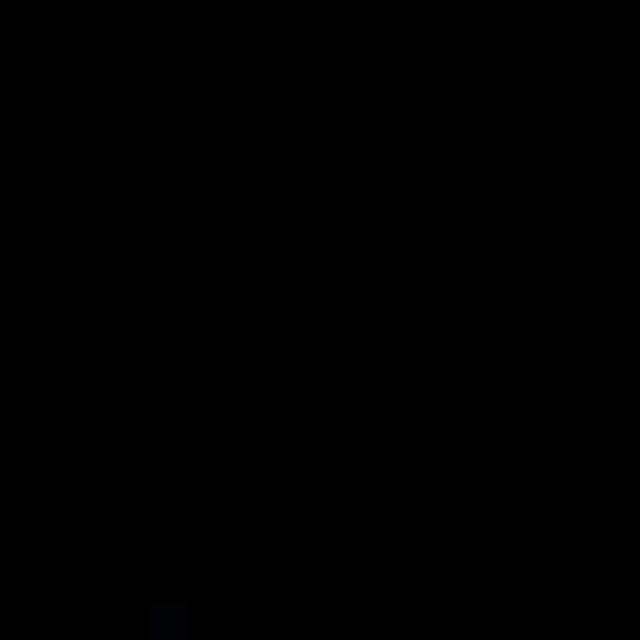
Frame 1 (no input)
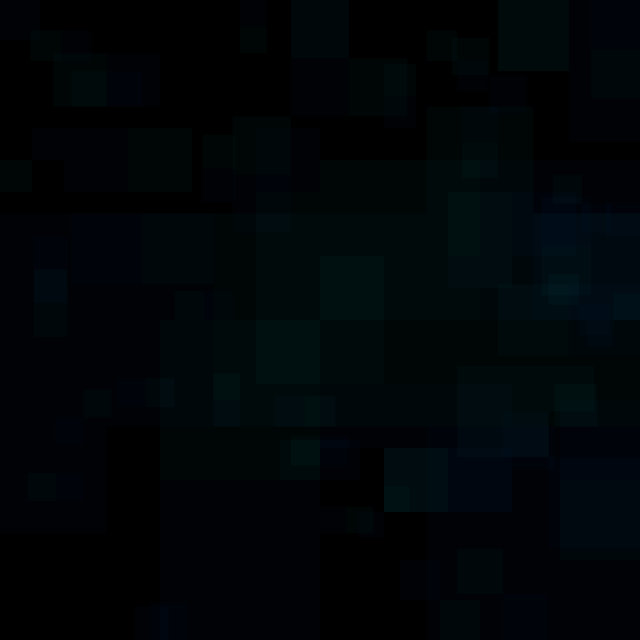
Frame 60 (the mouse pressed at the canvas centre just before this capture)
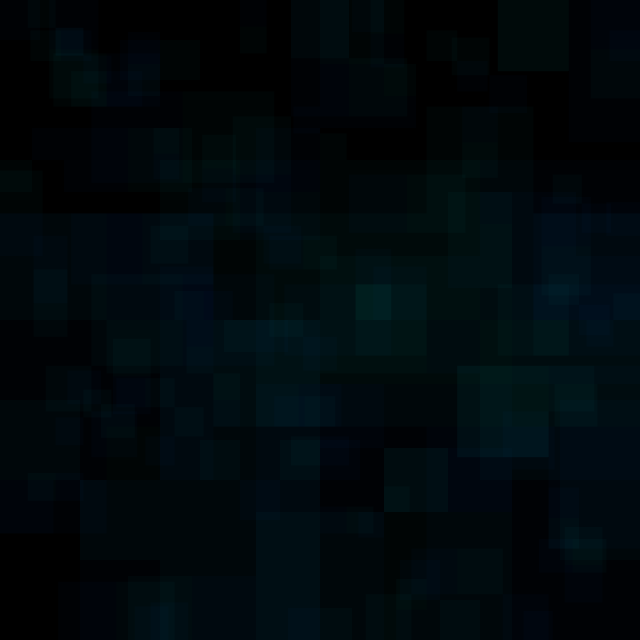
Frame 120 (the mouse held since frame 60 and released just before this capture)

The Processing sketch that drew these frames (run headless with seeded random() and noise(); from frame 60 on, the mouse is pressed at the canvas centre):

// Processing sketch: NeighboringRectanagles
// ── NeighboringRectanagles.pde
void setup() {
  size(640, 640);
  background(0);
}

void draw() {
  float size = round(random(2, 25));

  for (int i = 0; i < size; i++) {
    for (int j = 0; j < size; j++) {
      noFill();
      noStroke();
      rect(width*i/size, height*j/size, width/size, height/size);
    }
  }

  int x = round(random(size));
  int y = round(random(size));
  fill(10, 100, 255, 5);
  rect(width*x/size, height*y/size, width/size, height/size);

  float neighborAngle = random(TWO_PI);
  int neighborX = x+round(cos(neighborAngle));
  int neighborY = y+round(sin(neighborAngle));

  fill(10, 255, 255, 5);
  rect(width*neighborX/size, height*neighborY/size, width/size, height/size);
}
